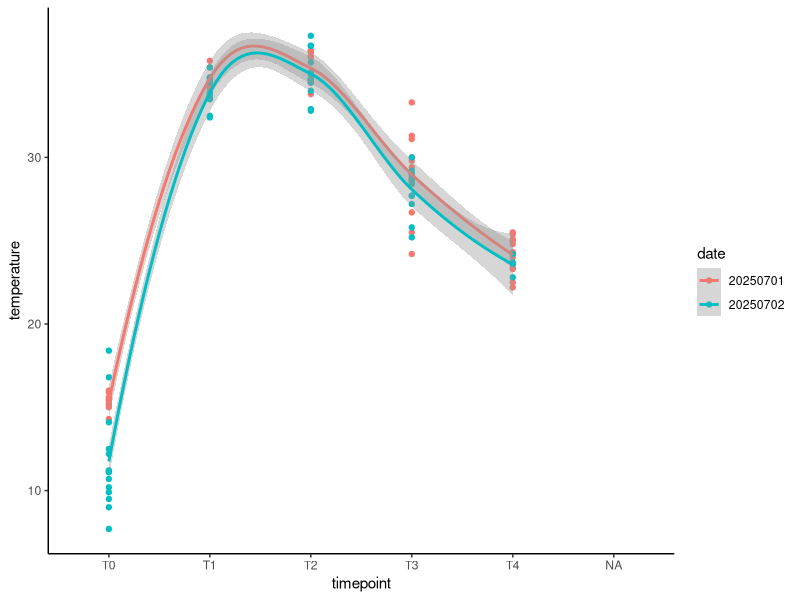

Recreate this plot in R.
## ---- chunk 1
knitr::opts_chunk$set(echo = TRUE, warning = FALSE, message = FALSE)
## ---- chunk 2
library(MASS) 
library(tidyverse)
library(ggplot2)
library(readxl)
library(cowplot)
library(lme4)
library(lmerTest)
library(car)
library(effects)
library(emmeans)
library(tools)
## ---- chunk 3
temps<-read_excel(path="data/temperature.xlsx")%>%mutate(date=as.character(date))

temps%>%
  ggplot(aes(x=timepoint, y=temperature, colour=date))+
  geom_point()+
  geom_smooth(aes(group=date))+
  theme_classic()
